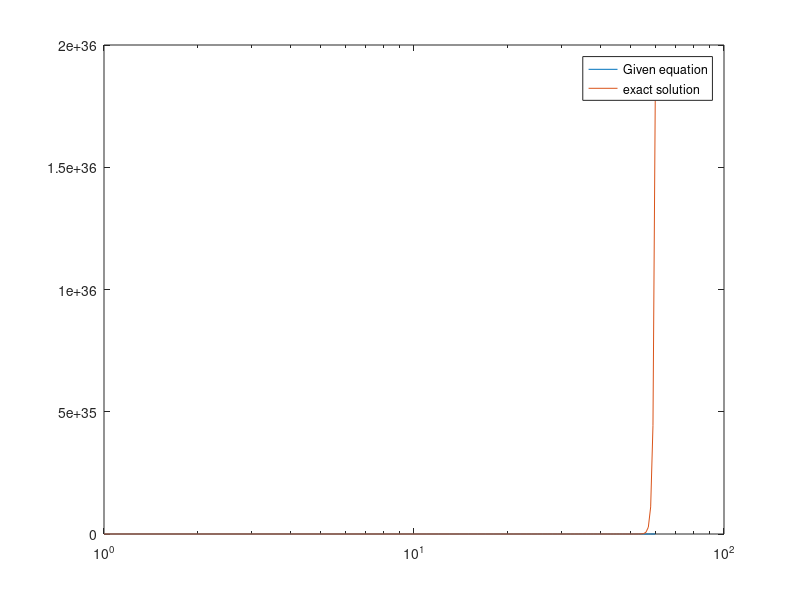

The MATLAB script that drew this image:
% 090140334 Sercan YILDIZ question 1
x1(1) = 1/3;
x1(2) = 1/12;
for i = 1:58
    x1(i+2) = 2.25*x1(i+1) - 0.5*x1(i);
end
semilogx(x1);
hold on
x2=zeros(1,60);
for i=1:60
    x2(i)=(4^(1+i))/3;
end
semilogx(x2);
legend('Given equation', 'exact solution');
distance = (sum((x1-x2).^2))^0.5;
fprintf('Distance between two vectors is %s\n',distance);